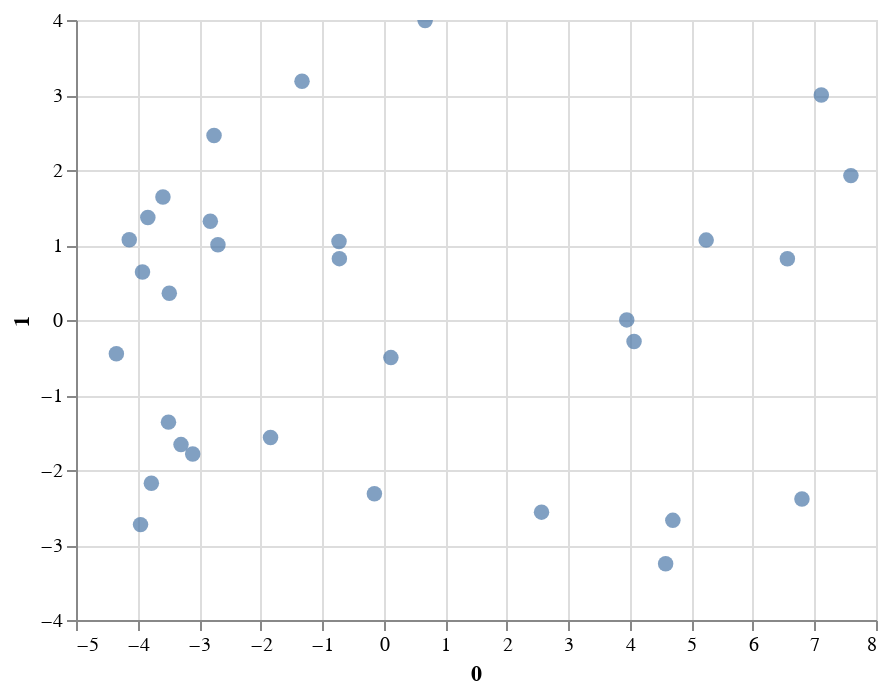

Notebook source saved alongside this figure:
### Code cell
pca = PCA(n_components=2)
x_pca_q = pca.fit_transform(x.T)
df_pca_q = numpy_to_dataframe(x_pca_q, df_questions, df_questions.columns)


# Think about interpretation of this. Correlation in users!
alt.Chart(df_pca_q).mark_circle(size=60).encode(
    x='0',
    y='1',
    #color='party',
    tooltip=['question']
).interactive()

### Figure 1 — Vega-Lite specification as saved in the notebook (floating-point values rounded to 4 significant figures)
{"config": {"view": {"continuousWidth": 400, "continuousHeight": 300}}, "data": {"name": "data-e866aca7bd3e312198f6a8caa00e4890"}, "mark": {"type": "circle", "size": 60}, "encoding": {"tooltip": [{"type": "nominal", "field": "question"}], "x": {"type": "quantitative", "field": "0"}, "y": {"type": "quantitative", "field": "1"}}, "selection": {"selector010": {"type": "interval", "bind": "scales", "encodings": ["x", "y"]}}, "$schema": "https://vega.github.io/schema/vega-lite/v4.8.1.json", "datasets": {"data-e866aca7bd3e312198f6a8caa00e4890": [{"question_number": "question_0", "id": 5719843612393472, "question": "Íslenskt samfélag einkennist af réttlæti, sanngirni og jöfnum tækifærum.", "0": 4.068, "1": -0.2858}, {"question_number": "question_1", "id": 5692341510733824, "question": "Það á að leyfa kórónuveirunni að ganga án sóttvarnatakmarkana.", "0": 6.56, "1": 0.8165}, {"question_number": "question_2", "id": 5284747587616768, "question": "Stjórnvöld eiga að setja strangar takmarkanir við landamæri til að tryggja að smit berist ekki til landsins.", "0": -0.7201, "1": 0.818}, {"question_number": "question_3", "id": 6467227564900352, "question": "Auka á vægi einkareksturs í heilbrigðiskerfinu.", "0": 6.797, "1": -2.388}, {"question_number": "question_4", "id": 6394863892299776, "question": "Það þarf að auka fjárveitingar til heilbrigðiskerfisins.", "0": -3.497, "1": -1.362}, {"question_number": "question_5", "id": 5294487768137728, "question": "Draga ætti verulega úr kostnaðarþátttöku sjúklinga í heilbrigðiskerfinu.", "0": -3.294, "1": -1.662}, {"question_number": "question_6", "id": 5739431532167168, "question": "Ríkið ætti að taka meiri þátt í lyfjakostnaði sjúklinga.", "0": -3.103, "1": -1.785}, {"question_number": "question_7", "id": 5077504342622208, "question": "Efna á til þjóðaratkvæðagreiðslu um framhald aðildarviðræðna við ESB.", "0": -1.327, "1": 3.183}, {"question_number": "question_8", "id": 5741321854648320, "question": "Ísland á að eiga aðild að NATO.", "0": 4.582, "1": -3.249}, {"question_number": "question_9", "id": 5279080294383616, "question": "Ísland á að taka á móti fleiri flóttamönnum.", "0": -3.484, "1": 0.3572}, {"question_number": "question_10", "id": 6319972732108800, "question": "Stjórnvöld eiga með beinum hætti að stuðla að samdrætti í losun gróðurhúsalofttegunda, til dæmis með hærri gjöldum á mengunarvalda.", "0": -3.587, "1": 1.64}, {"question_number": "question_11", "id": 5588670680662016, "question": "Stjórnvöld hafa gert nóg til að liðka fyrir grænni umsvifum fyrirtækja og fjárfesta í grænum lausnum.", "0": 7.111, "1": 2.999}, {"question_number": "question_12", "id": 5716551922614272, "question": "Hagsmunir náttúrunnar eiga að vega þyngra en fjárhagslegir hagsmunir við ákvarðanatöku stjórnvalda í atvinnuuppbyggingu.", "0": -2.694, "1": 1.004}, {"question_number": "question_13", "id": 5967187289309184, "question": "Beita á skattkerfinu til að minnka bilið milli ríkustu og fátækustu einstaklinganna.", "0": -3.92, "1": 0.639}, {"question_number": "question_14", "id": 4915829140357120, "question": "Hækka á skatta á tekjuhæsta fólkið.", "0": -3.833, "1": 1.366}, {"question_number": "question_15", "id": 6383199566430208, "question": "Opinberir háskólar eiga að innheimta skólagjöld.", "0": 7.592, "1": 1.925}, {"question_number": "question_16", "id": 6461456689135616, "question": "Sjávarútvegsfyrirtæki ættu að greiða meira til ríkisins fyrir aðgang að auðlindum.", "0": -4.344, "1": -0.4487}, {"question_number": "question_17", "id": 5890396277178368, "question": "Það ætti að lækka tryggingagjald á fyrirtæki.", "0": 2.565, "1": -2.562}, {"question_number": "question_18", "id": 5156893658972160, "question": "Stjórnvöld ættu að innheimta hærri gjöld og skatta af erlendum ferðamönnum.", "0": -0.7263, "1": 1.048}, {"question_number": "question_19", "id": 5807876667867136, "question": "Stjórnvöld ættu að flytja fleiri ríkisstofnanir til landsbyggðanna.", "0": -0.1509, "1": -2.317}, {"question_number": "question_20", "id": 6675527304740864, "question": "Ríkið á að standa fyrir uppbyggingu innviða á vinsælum ferðamannastöðum.", "0": -1.839, "1": -1.568}, {"question_number": "question_21", "id": 4986083883352064, "question": "Innheimta á veggjöld í auknum mæli til að fjármagna nýjar vegaframkvæmdir.", "0": 5.24, "1": 1.065}, {"question_number": "question_22", "id": 5176481578745856, "question": "Reykjavíkurflugvöllur á að vera í Vatnsmýri um ókomna framtíð.", "0": 4.698, "1": -2.671}, {"question_number": "question_23", "id": 6041729047199744, "question": "Ríkið á að styðja og taka þátt í fjármögnun Borgarlínu.", "0": -2.757, "1": 2.461}, {"question_number": "question_24", "id": 5054081805582336, "question": "Stjórnvöld eiga að halda áfram að styðja við atvinnulífið í kjölfar heimsfaraldursins til að koma til móts við fyrirtæki sem lentu í rekstrarvanda í faraldrinum.", "0": 0.1169, "1": -0.5015}, {"question_number": "question_25", "id": 6111983790194688, "question": "Alþingi á að vinna markvisst að endurskoðun stjórnarskrárinnar á næsta kjörtímabili.", "0": -4.135, "1": 1.071}, {"question_number": "question_26", "id": 6423572175126528, "question": "Tryggja þarf að örorkubætur og ellilífeyrir séu ekki lægri en lægstu laun á vinnumarkaði.", "0": -3.775, "1": -2.177}, {"question_number": "question_27", "id": 5976637878304768, "question": "Efla þarf velferðarkerfið svo það styðji betur við þá sem höllustum fæti standa í samfélaginu.", "0": -3.951, "1": -2.728}, {"question_number": "question_28", "id": 4975824682876928, "question": "Leyfa á smásölu áfengis í matvöruverslunum.", "0": 3.95, "1": 0.001402}, {"question_number": "question_29", "id": 5326699485986816, "question": "Varsla neysluskammta af kannabisefnum ætti að vera refsilaus.", "0": -2.817, "1": 1.318}, {"question_number": "question_30", "id": 6473066656825344, "question": "Hið opinbera ætti að beita neyslustýringu til að hvetja til heilbrigðs lífernis, svo sem með sykurskatti.", "0": 0.6733, "1": 3.992}]}}
